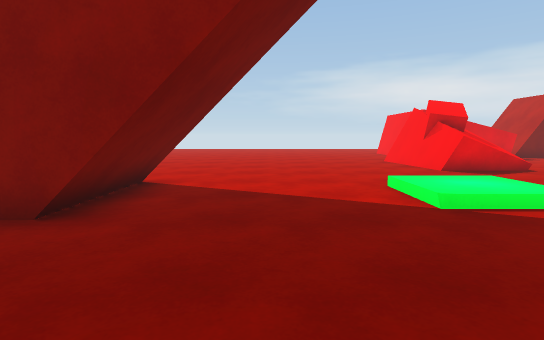
[1] (above)

24 first-person views from a walk through a Unity game level. The camera is 1.2 m above the floor, tilts 6° down and sees 80° across. The floor is counted in squares, 1 m on a side. Each view is taken from the middle of a square. On the plan, view 1 faces up. The plan holds only what a view shows up to about 14 squares ahead; the rest is blank. The place goes on beyond the plan.

[2]
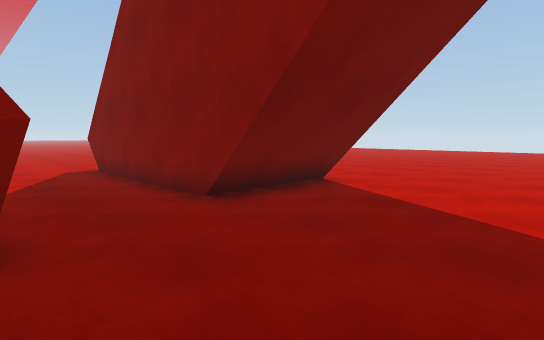

[3]
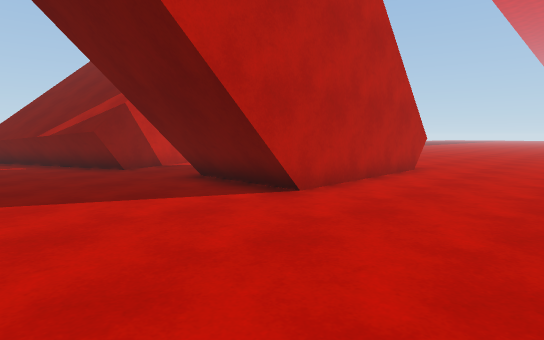

[4]
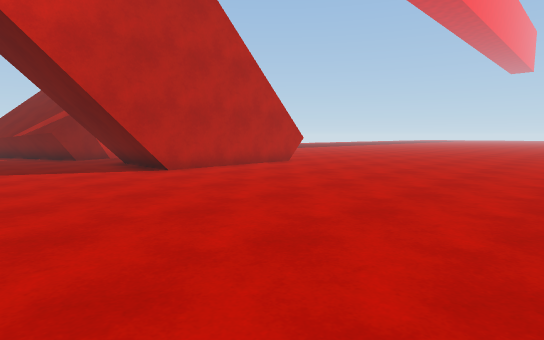

[5]
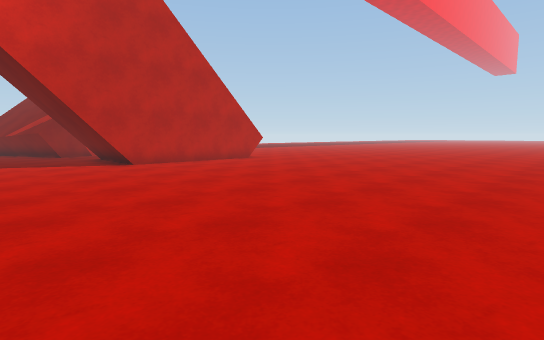

[6]
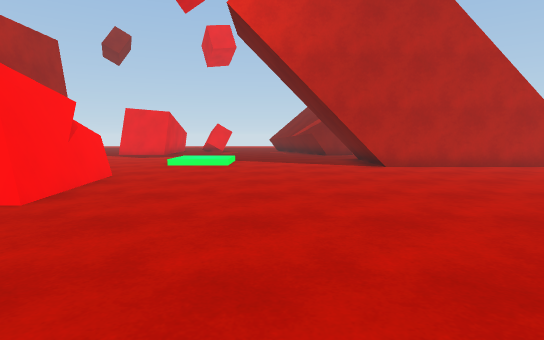

[7]
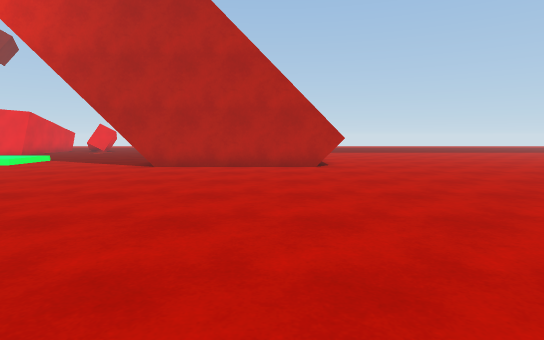

[8]
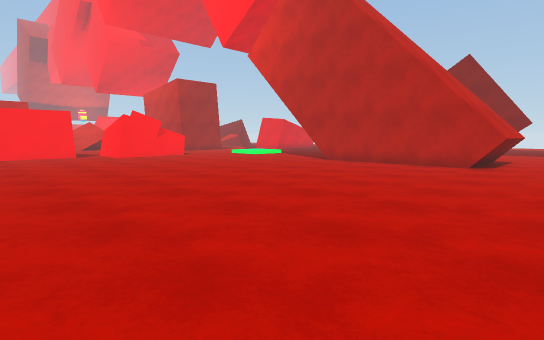

[9]
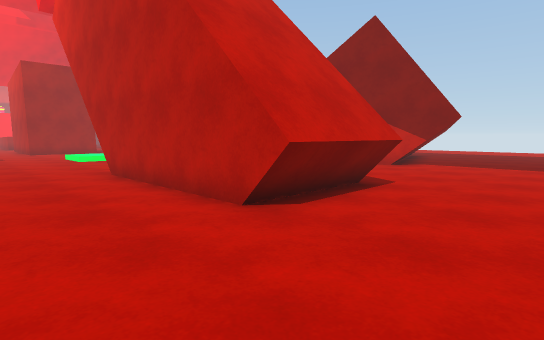

[10]
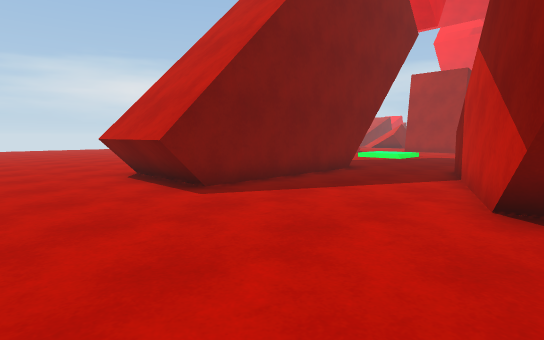

[11]
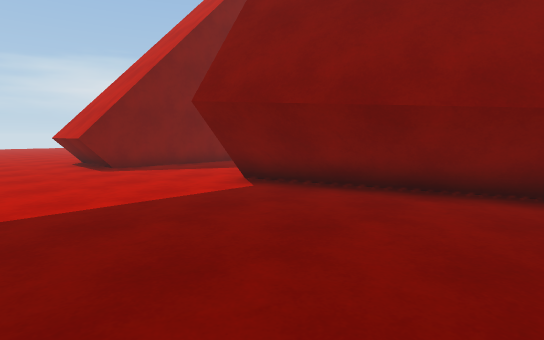

[12]
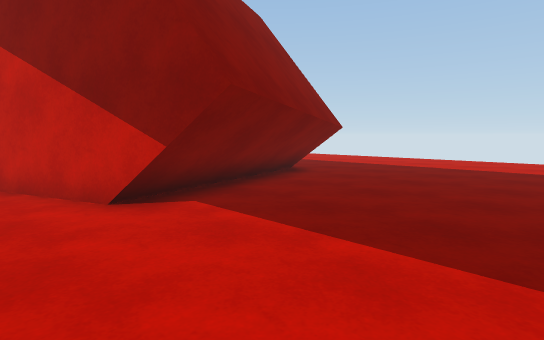

[13]
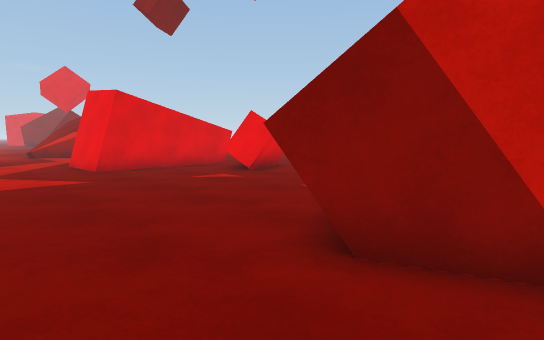

[14]
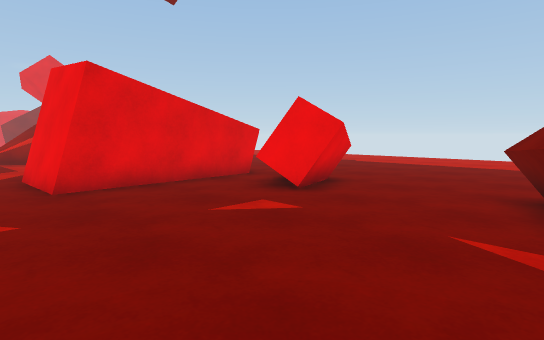

[15]
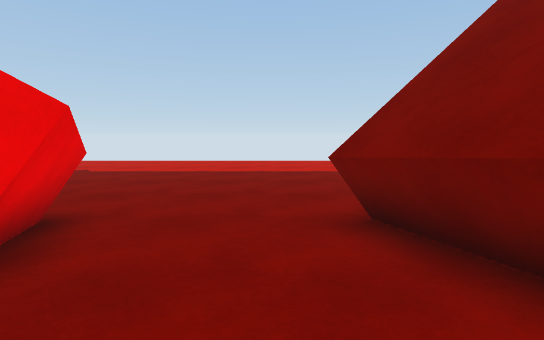

[16]
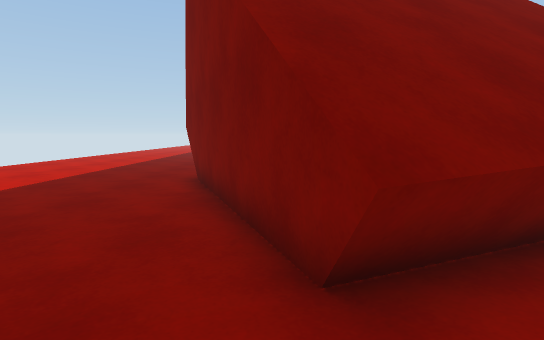

[17]
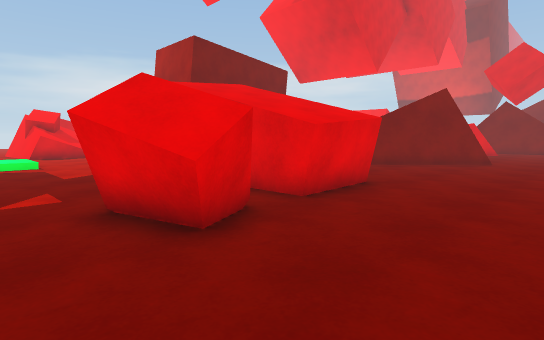

[18]
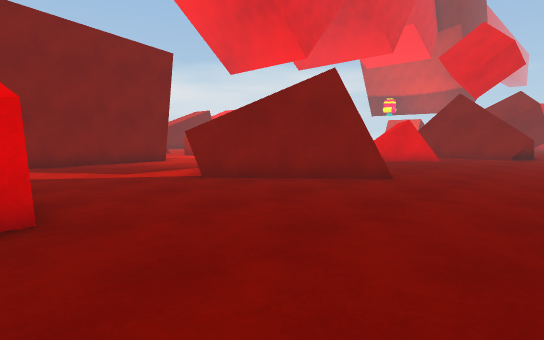

[19]
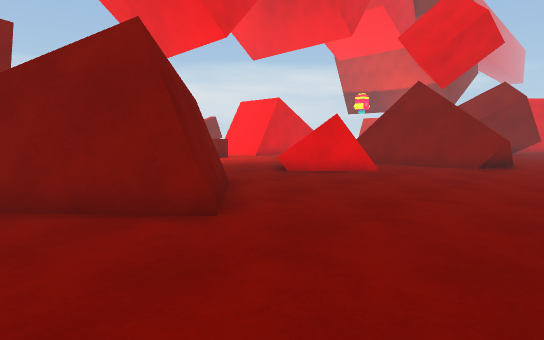

[20]
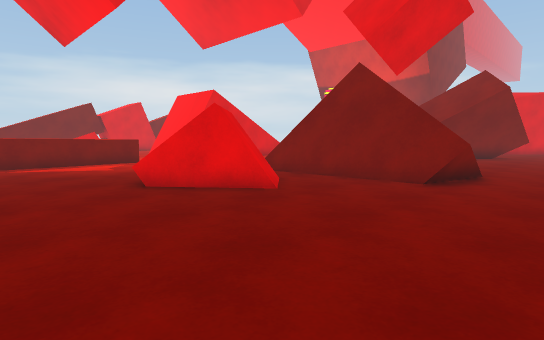

[21]
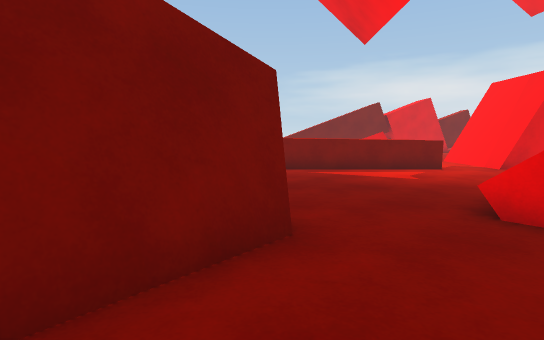

[22]
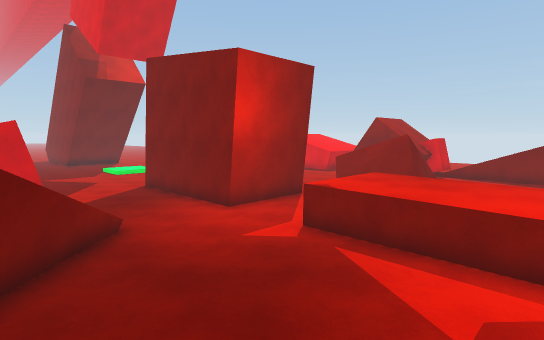

[23]
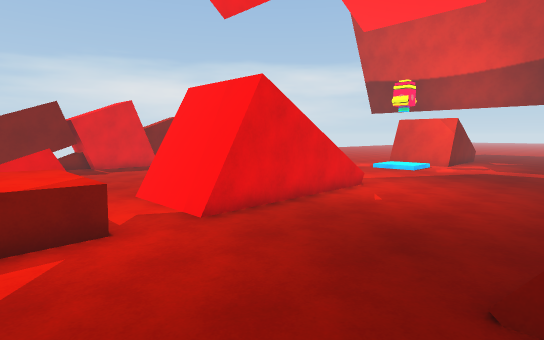

[24]
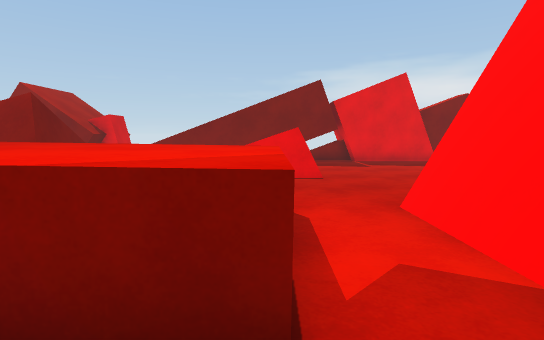

### Floor plan
Key: @ floor where view 1 was taken; # wall or solid block; x gap in a wall; . main floor; : floor 0.25 m higher than the main floor; + floor 1 m higher than the main floor; * floor 1.25 m higher than the main floor; % floor 2.25 m higher than the main floor; / step, stairs or slope; = window, fence, low wall or low ledge; ^ raised ledge; v drop or lower ground; B red block; T thing the floor can be seen under or through.
Columns run from 14 left of view 1 to 32 right of it. Each row starts with its distance up from view 1.
 22  . .....  ..... .
 21  ................
 20 ...................
 19 ...................
 18 ...................
 17 ....................                       ....
 16 .....................                      ....
 15 ....................#             =        ....
 14 ....................#B            #        ....
 13 ....................v%*=          #     =#=....
 12 ....................=*+=          #       #...
 11 ....................#x=/                  ....
 10 .......................                   ...
  9 .......................                  ....
  8 ...^#########....///..         #.  ^^^^^^^.=#
  7 ...^#      TT..../::..         #.. ^^^^^^^.=#v
  6 ...^#      TT..../::..         #...^^^^^^^.=#v
  5 ...^TT####TTT.........    ######...^^^^^^^.=#v/
  4 .....................     .....................
  3 ...............................................
  2 ...............................................
  1 ...........##^.................................
  0 ........#####^@.......###.....===#.............
 -1 .....####    #........###....##  ##..../= .....
 -2 .....##      #^.......#   ...==    #..///  ##
 -3 .....##       ^.....B.#   ....##  ##...#=#.##
 -4 .....##       #^..BBB.^^^ .....#vv#....##=.=###
 -5 .....###      #^..BBB.^^^#......##......=..=#/#
 -6 .....###    ###....BB............=.........==
 -7  .....## ####...............................=
 -8 ......####..................................//.
 -9  ....................... ......................
-10  ...................... . ..... ..........

Positions as (right, up) in squares from view 1, and headings:
1: (0, 0), facing up
2: (2, 1), facing up-left
3: (2, 13), facing down-left
4: (2, 19), facing down-left
5: (2, 22), facing down-left
6: (1, 21), facing down
7: (-8, 21), facing down
8: (-13, 22), facing down-right
9: (-14, 12), facing down-right
10: (-14, -2), facing up-right
11: (-14, -8), facing up-right
12: (-14, 1), facing down-right
13: (-4, 4), facing down-right
14: (0, 2), facing down-right
15: (2, -1), facing down
16: (3, -6), facing left
17: (3, -9), facing up-right
18: (10, -10), facing up-right
19: (16, -10), facing up-right
20: (21, -10), facing up-right
21: (21, -7), facing up
22: (26, -2), facing up-left
23: (25, -2), facing up-right
24: (27, 3), facing up
